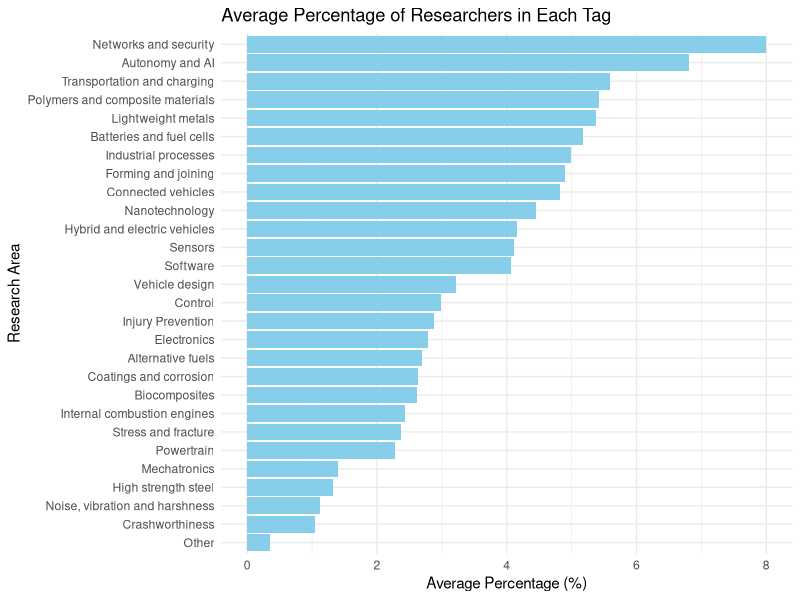
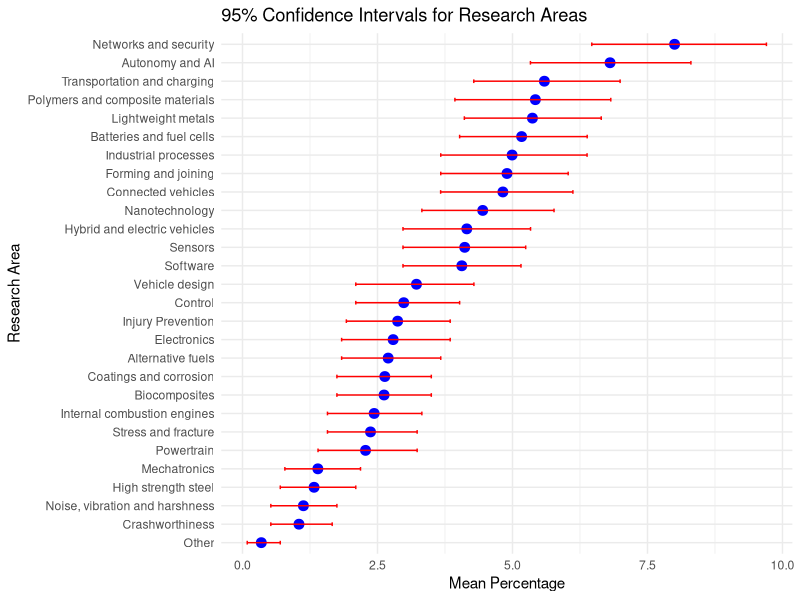

R code for these plots, in order:
## ---- chunk 1
knitr::opts_chunk$set(echo = TRUE)
## ---- chunk 2
# Insert all library required here
library(tidyverse)
library(readxl)
library(dplyr)
library(knitr)
library(kableExtra) 
library(ggplot2)
## ---- chunk 3
# Read the main data set in as researchers and tags file as researcher_tags

researchers = read.csv("ontarioautoresearchers.csv")
researcher_tags = read_excel("ontarioautoresearcherstags.xls")
## ---- chunk 4
glimpse(researchers)
## ---- chunk 5
# Remove variable with errors

researchers = researchers %>% select(!Noise..Vibration.and.Harshness )

# We removed Brock University, Lakehead University, Royal Military College, and Laurentian University from our dataset as each contained less than two entries. These universities likely did not report their full research info to the dataset collectors, thus we removed it to maintain accuracy. 

researchers <- researchers %>% filter(!Institution %in% c("Brock University", "Lakehead University", "Laurentian University", "Royal Military College"))

## ---- chunk 6
# Identifying the amount of researchers across the fields of automotive design.
research_summary = researchers %>%
  pivot_longer(cols = starts_with("Tag."), names_to = "Tag_Number", values_to = "Research_Area") %>%
  filter(!is.na(Research_Area) & Research_Area != "") %>%  # Sanity check
  count(Institution, Research_Area, sort = TRUE) %>%  # Count occurrences
  pivot_wider(names_from = Research_Area, values_from = n, values_fill = 0)  # Use wide format

print(research_summary)

## ---- chunk 7
# Identifying the dominant field for each university
    
research_summary$Institution = research_summary$Institution %>%
  str_to_title() %>%  # Brief sanity check to make sure institution strings are one. 
  str_trim()    # Ex. "Ryerson University" should be equal to "Ryerson university    " 


top_research_by_uni = research_summary %>%
  pivot_longer(cols = -Institution, names_to = "Research_Area", values_to = "Count") %>%
  group_by(Institution) %>%
  slice_max(Count, n = 1, with_ties = FALSE) %>%  # Get the top research category per institution
  select(Institution, Research_Area)

print(top_research_by_uni)

## ---- chunk 8
# Identifying percentage breakdown of each university and their study on each field. 

research_summary = research_summary %>%
  mutate(Total_Research = rowSums(across(-Institution)))  # Sum all research areas per university

top_research_by_uni = research_summary %>%
  pivot_longer(cols = -c(Institution, Total_Research), names_to = "Research_Area", values_to = "Count") %>%
  mutate(Percentage = (Count / Total_Research) * 100) %>%  # Find percentage
  group_by(Institution) %>%
  slice_max(Count, n = 1, with_ties = FALSE) %>%  # Get top research area per institution
  select(Institution, Research_Area, Count, Percentage) %>% arrange(desc(Percentage)) # We want descending order for readability
top_research_by_uni


## ---- chunk 9
# Bootstrapping 

set.seed(50)
research_summary = researchers %>%
  pivot_longer(cols = starts_with("Tag."), names_to = "Tag_Number", values_to = "Research_Area") %>%
  filter(!is.na(Research_Area) & Research_Area != "")  # Sanity Check

num_samples = 1000  # Number of bootstrap samples

bootstrap_results = replicate(num_samples, { # Replicate 1000 times
  sampled_data = research_summary %>% sample_n(n(), replace = TRUE)
  total_researchers = nrow(sampled_data)

  sampled_data %>%
    group_by(Research_Area) %>%
    summarise(Percentage = n() / total_researchers * 100)  # Percentage of each tag
}, simplify = FALSE)

boot_results_df = bind_rows(bootstrap_results, .id = "Iteration") 

average_percentage_df = boot_results_df %>%
  group_by(Research_Area) %>%
  summarise(Mean_Percentage = mean(Percentage)) %>%
  arrange(desc(Mean_Percentage))  # Sort by average percentage in descending order for readability

# Plot the horizontal graph
ggplot(average_percentage_df, aes(x = reorder(Research_Area, Mean_Percentage), y = Mean_Percentage)) +
  geom_bar(stat = "identity", fill = "skyblue") +
  coord_flip() +  # Flip to make it horizontal
  labs(title = "Average Percentage of Researchers in Each Tag",
       x = "Research Area", y = "Average Percentage (%)") +
  theme_minimal()
## ---- chunk 10

# Finding 95% Confidence Interval of Each Research Area
ci_table <- boot_results_df %>%
  group_by(Research_Area) %>%
  summarise(
    Mean_Percentage = mean(Percentage, na.rm = TRUE),
    Lower_CI = quantile(Percentage, 0.025, na.rm = TRUE),
    Upper_CI = quantile(Percentage, 0.975, na.rm = TRUE)
  )

ggplot(ci_table, aes(x = reorder(Research_Area, Mean_Percentage), y = Mean_Percentage)) +
  geom_point(color = "blue", size = 3) +  # Mean values as points
  geom_errorbar(aes(ymin = Lower_CI, ymax = Upper_CI), width = 0.2, color = "red") +
  coord_flip() +  
  labs(
    title = "95% Confidence Intervals for Research Areas",
    x = "Research Area",
    y = "Mean Percentage"
  ) +
  theme_minimal()


## ---- chunk 11
# 2nd-ranked tag
second_place_tag = average_percentage_df$Research_Area[2]

# Prepare data for t-test
network_data = boot_results_df %>%
  filter(Research_Area == "Networks and security") %>%
  pull(Percentage)

second_place_data = boot_results_df %>%
  filter(Research_Area == second_place_tag) %>%
  pull(Percentage)

# t-test to show Networks and Security > 2nd place
t_test_result = t.test(
  network_data,
  second_place_data,
  alternative = "greater"  
)

cat("Independent t-test: Networks and Security vs.", second_place_tag, "\n")
cat("Mean % Network and Security:", mean(network_data), "\n")
cat("Mean % (", second_place_tag, "):", mean(second_place_data), "\n")
cat("T-statistic:", t_test_result$statistic, "\n")
cat("P-value:", t_test_result$p.value, "\n") # Print results

if (t_test_result$p.value < 0.05) {
  cat("Reject H0. Networks and Security is significantly higher than the other tags. (p < 0.05).")
} else {
  cat("No significant difference (p >= 0.05).") # Check hypothesis
}
